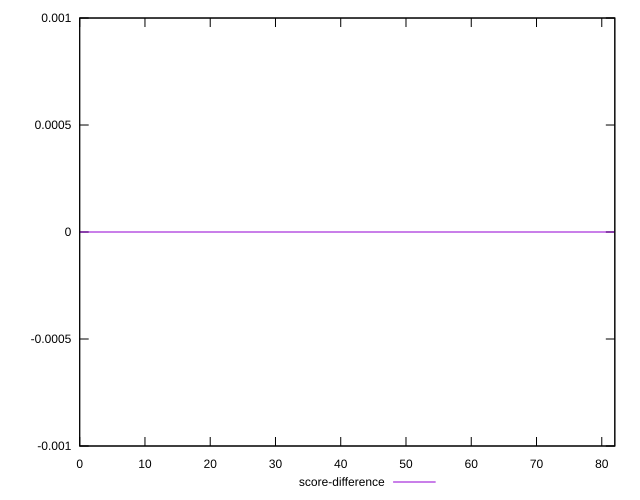

Write gnuplot code to recreate this figure.
reset

$scoreDifference <<EOF
0 0
1 0
2 0
3 0
4 0
5 0
6 0
7 0
8 0
9 0
10 0
11 0
12 0
13 0
14 0
15 0
16 0
17 0
18 0
19 0
20 0
21 0
22 0
23 0
24 0
25 0
26 0
27 0
28 0
29 0
30 0
31 0
32 0
33 0
34 0
35 0
36 0
37 0
38 0
39 0
40 0
41 0
42 0
43 0
44 0
45 0
46 0
47 0
48 0
49 0
50 0
51 0
52 0
53 0
54 0
55 0
56 0
57 0
58 0
59 0
60 0
61 0
62 0
63 0
64 0
65 0
66 0
67 0
68 0
69 0
70 0
71 0
72 0
73 0
74 0
75 0
76 0
77 0
78 0
79 0
80 0
81 0
82 0
EOF

set key outside below
set xrange [0:82]
set yrange [-0.001:0.001]
set trange [-0.001:0.001]
set terminal svg size 640, 500 enhanced background rgb 'white'
set output "reports/report_00027_2021-02-24T12-40-31.850Z/speed-index/samples/astro/score-difference/sorted.svg"

plot $scoreDifference title "score-difference" with line

reset
